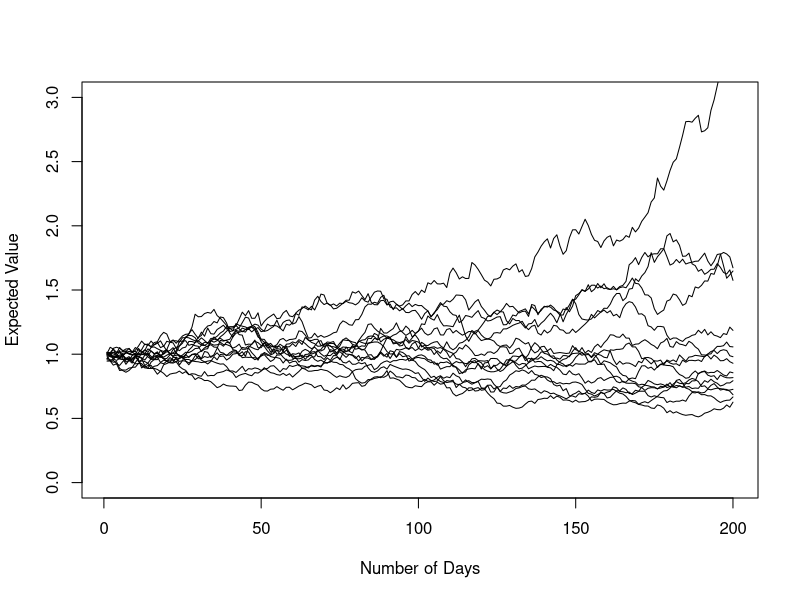

Write the R code that produced this figure.
newFCT2 = function(L = 100, P = 10) { ## L = Length of the simulation, P = Number of paths
  ##Next step: use data.frame to return full data if requested
  if (is.numeric(L) == TRUE & is.numeric(P) == TRUE) { ## Check if inputs are valid
    plot(rnorm(L, 0.000, 0.025), type = "l", ylim = c(0, 3), xlab = "Number of Days", 
         ylab = "Expected Value", col="white")
    for (i in 1:P) { ## Repeat for each path
      data1 = rnorm(L, 0.000, 0.025)
      data2 = data1 + 1
      data3 = cumprod(data2)
      x <- seq(1,L,1)
      y <- data3
      lines(x, y, col="black", type="l")
    }
  }
  else {
    data3 = "404 error"
  }
  ##return(list(finaldata = data3))
}

tmpHolder = newFCT2(L = 200, P=15)
##tmpHolder$finaldata
